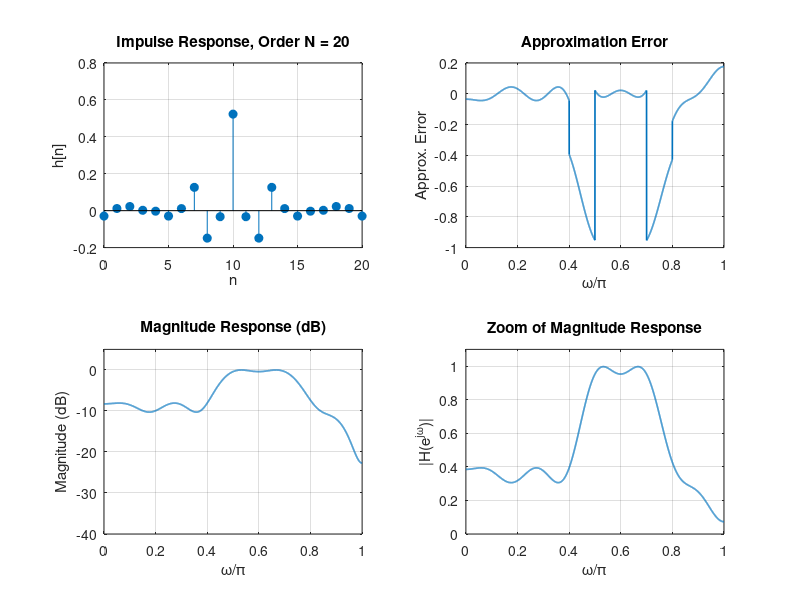

Here is the MATLAB script that generated this plot: (Note: this script raises an error after producing the figure.)
clc; clear; close all;

%% Multiband specs
% Band 1: 0 <= w/pi <= 0.4,   0.3 <= A <= 0.4
% Band 2: 0.5 <= w/pi <= 0.7, 0.95 <= A <= 1
% Band 3: 0.8 <= w/pi <= 1,   0.05 <= A <= 0.45

%% Midband desired amplitudes and ripples
D1 = (0.3 + 0.4)/2;      % 0.35
D2 = (0.95 + 1)/2;       % 0.975
D3 = (0.05 + 0.45)/2;    % 0.25

d1 = (0.4 - 0.3)/2;      % 0.05
d2 = (1.0 - 0.95)/2;     % 0.025
d3 = (0.45 - 0.05)/2;    % 0.20

%% Parks-McClellan data
% firpm frequency vector is normalized so 1 <-> pi
F = [0 0.4 0.5 0.7 0.8 1.0];
A = [D1 D1 D2 D2 D3 D3];

% Weights inversely proportional to ripple
W = [1/d1 1/d2 1/d3];
W = W / min(W);          % normalize -> [4 8 1]

%% Search for minimum order
N = 3;                   % start from small order
found = false;

while ~found
    % Force even order for Type-I linear phase
    if mod(N,2) ~= 0
        N = N + 1;
    end

    h = firpm(N, F, A, W);

    [H,w] = freqz(h,1,4096);
    mag = abs(H);
    x = w/pi;

    % Evaluate specs in the constrained bands
    idx1 = (x >= 0   & x <= 0.4);
    idx2 = (x >= 0.5 & x <= 0.7);
    idx3 = (x >= 0.8 & x <= 1.0);

    ok1 = all(mag(idx1) >= 0.3)  && all(mag(idx1) <= 0.4);
    ok2 = all(mag(idx2) >= 0.95) && all(mag(idx2) <= 1.0);
    ok3 = all(mag(idx3) >= 0.05) && all(mag(idx3) <= 0.45);

    if ok1 && ok2 && ok3
        found = true;
    else
        N = N + 2;
    end
end

fprintf('Minimum order N = %d\n', N);
fprintf('Filter length   = %d\n', N+1);

%% Ideal desired response for approximation-error plot
wplot = linspace(0, pi, 4096);
xplot = wplot/pi;
Hd = zeros(size(wplot));

Hd(xplot >= 0   & xplot <= 0.4) = D1;
Hd(xplot >= 0.5 & xplot <= 0.7) = D2;
Hd(xplot >= 0.8 & xplot <= 1.0) = D3;

%% Actual response
[H,w] = freqz(h,1,4096);
mag = abs(H);
mag_db = 20*log10(max(mag,1e-8));

%% Approximation error
Err = Hd - mag.';

%% Plots
figure('Name','Parks-McClellan Multiband FIR','NumberTitle','off');

subplot(2,2,1);
stem(0:N, h, 'filled');
xlabel('n');
ylabel('h[n]');
title(['Impulse Response, Order N = ' num2str(N)]);
grid on;

subplot(2,2,2);
plot(xplot, Err, 'LineWidth', 1.2);
xlabel('\omega/\pi');
ylabel('Approx. Error');
title('Approximation Error');
grid on;
xlim([0 1]);

subplot(2,2,3);
plot(x, mag_db, 'LineWidth', 1.2);
xlabel('\omega/\pi');
ylabel('Magnitude (dB)');
title('Magnitude Response (dB)');
grid on;
xlim([0 1]);
ylim([-40 5]);

subplot(2,2,4);
plot(x, mag, 'LineWidth', 1.2);
xlabel('\omega/\pi');
ylabel('|H(e^{j\omega})|');
title('Zoom of Magnitude Response');
grid on;
xlim([0 1]);
ylim([0 1.1]);
hold on;

% Band edges
xline(0.4, '--k');
xline(0.5, '--k');
xline(0.7, '--k');
xline(0.8, '--k');

% Spec bounds
yline(0.3,  '--r');
yline(0.4,  '--r');
yline(0.95, '--b');
yline(1.0,  '--b');
yline(0.05, '--m');
yline(0.45, '--m');

legend('|H(e^{j\omega})|', 'Band edges', '', '', '', ...
       'Band1 bounds', '', 'Band2 bounds', '', 'Band3 bounds', '', ...
       'Location', 'best');
